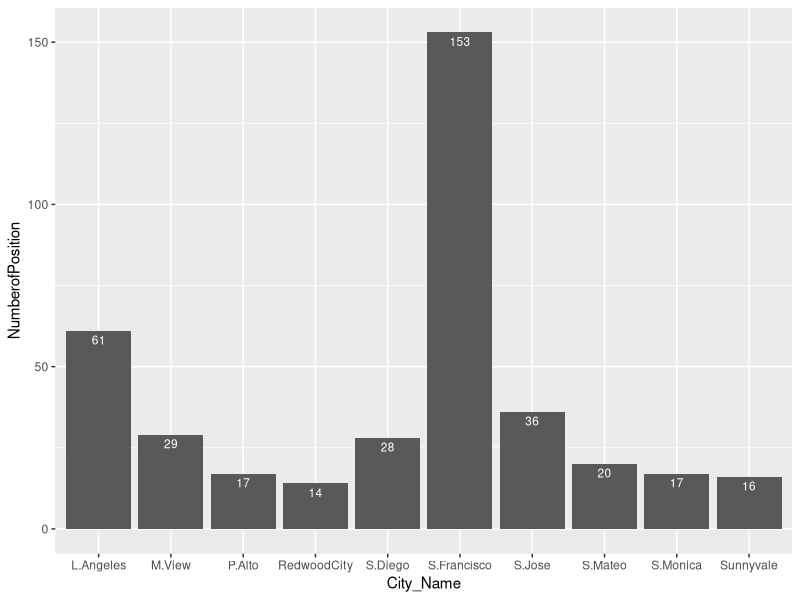
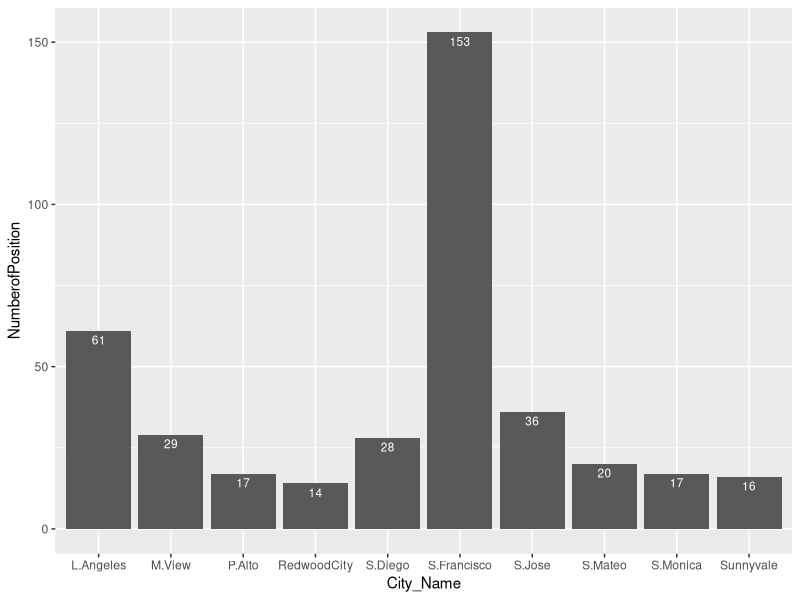
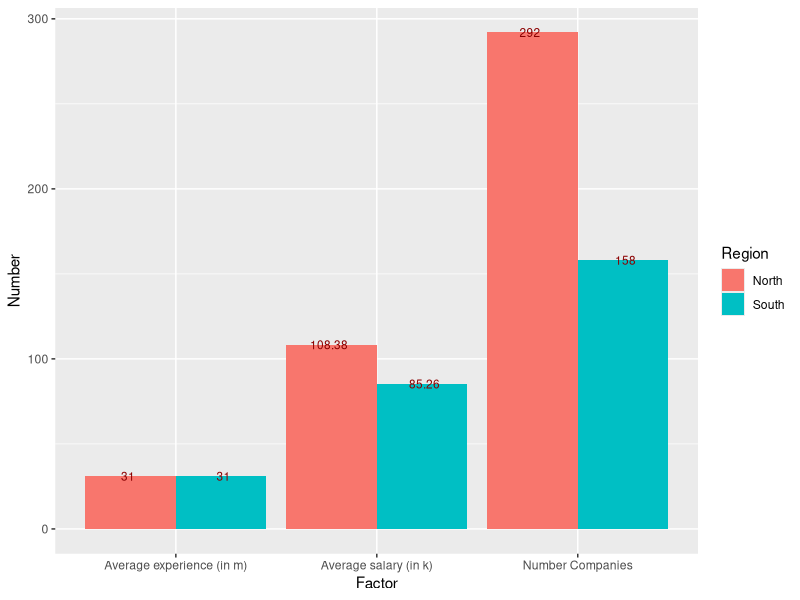
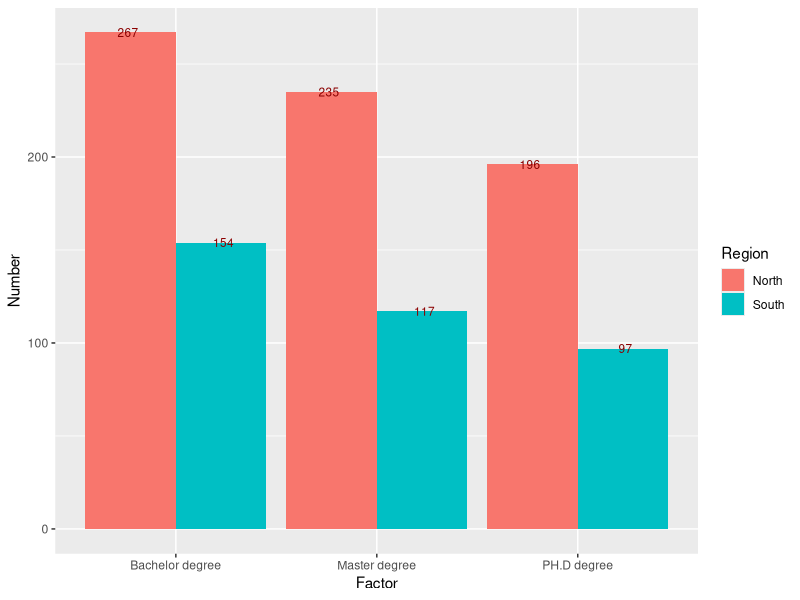
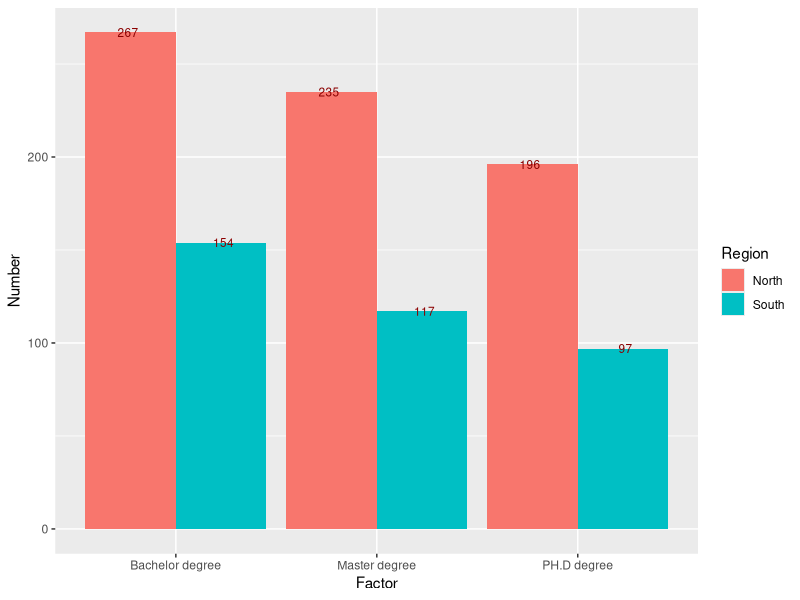
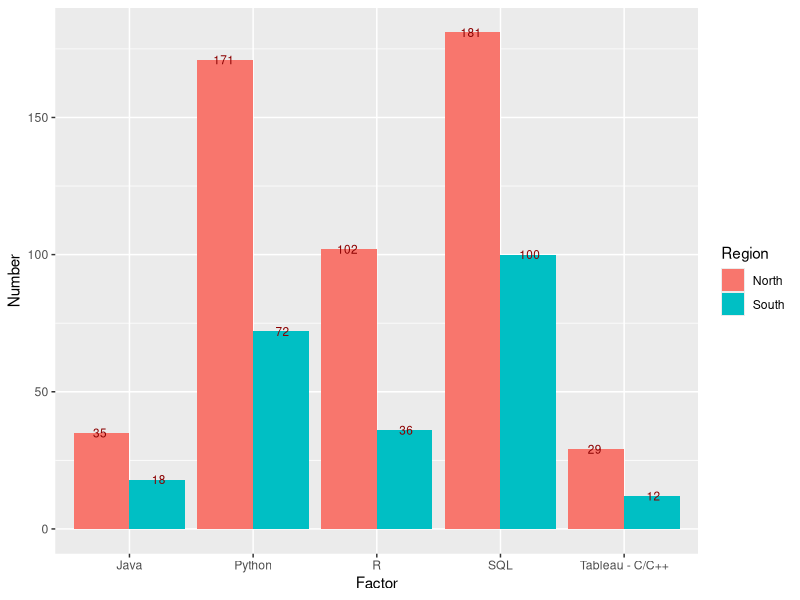
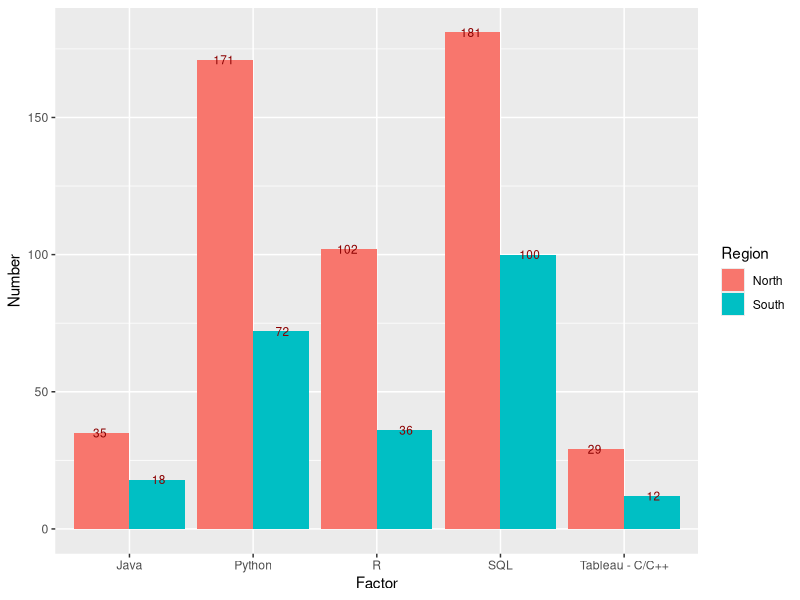
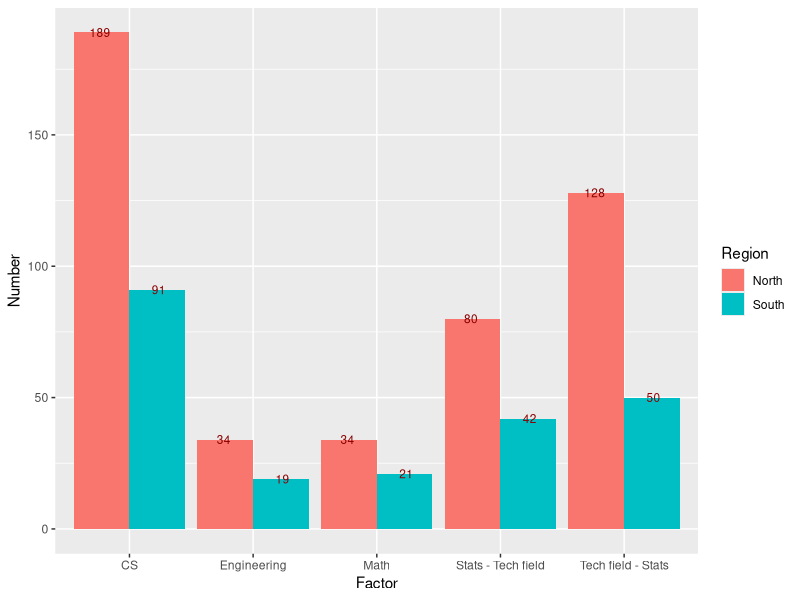

Reproduce these figures in R, in order.
## ---- chunk 1
pkg_list = c("ggplot2", "plyr", "stringr")
mia_pkgs = pkg_list[!(pkg_list %in% installed.packages()[,"Package"])]
if(length(mia_pkgs) > 0) install.packages(mia_pkgs)
loaded_pkgs = lapply(pkg_list, require, character.only=TRUE)
## ---- chunk 2
jdata = read.csv("datarelatedjobs.csv")
jdata$X = NULL
names(jdata)
summary(jdata)
str(jdata)
## ---- chunk 3
jdata$Preferred_mj1 = as.character(jdata$Preferred_mj1)
jdata$Preferred_mj2 = as.character(jdata$Preferred_mj2)

for(i in 1:length(jdata$Standing)){
  if(is.na(jdata$Standing[i])){
    jdata$Standing[i] = "All levels"
  }
} 
for(i in 1:length(jdata$Preferred_mj1)){
  if(is.na(jdata$Preferred_mj1[i])){
    jdata$Preferred_mj1[i] = "Data_related"
  }  
  if(is.na(jdata$Preferred_mj2[i])){
      jdata$Preferred_mj2[i] = "Data_related"
  }
} 
count(jdata$Preferred_mj2)[order(count(jdata$Preferred_mj2)$freq, decreasing = T),]
head(jdata,10)
## ---- chunk 4
ct_City = count(jdata$City)
topCity = ct_City[order(ct_City$freq, decreasing = T),]

tCitydf = data.frame(City_Name =  c("S.Francisco" , "L.Angeles" , "S.Jose" , "M.View" , "S.Diego", "S.Mateo" , "P.Alto", "S.Monica", "Sunnyvale" , "RedwoodCity"),
                     NumberofPosition = c(topCity$freq[1:10]))

city_plotg = ggplot(data = tCitydf, aes(x = City_Name, y = NumberofPosition)) + 
    geom_bar(stat = "identity", position=position_dodge()) +
    geom_text(aes(label = NumberofPosition), position = position_dodge(0.95), vjust= 1.5, color = "white", size = 3)
jpeg('city_plotg.jpg')
plot(city_plotg)
city_plotg
## ---- chunk 5
North_sub = jdata[which(jdata$Region == "North CA"),]
head(North_sub,5)
South_sub = jdata[which(jdata$Region == "South CA"),]
head(South_sub,5)
## ---- chunk 6
n_companies_north = rep(0, length(count(North_sub$Company)$freq))
n_companies_south = rep(0, length(count(South_sub$Company)$freq))

for(i in 1:length(count(North_sub$Company)$freq)){
  if(count(North_sub$Company)$freq[i] == 1){
    n_companies_north[i] = count(North_sub$Company)$freq[i] 
  } else{
    n_companies_north[i] = 1
  }
}

for(i in 1:length(count(South_sub$Company)$freq)){
  if(count(South_sub$Company)$freq[i] == 1){
    n_companies_south[i] = count(South_sub$Company)$freq[i] 
  } else{
    n_companies_south[i] = 1
  }
}
sum(n_companies_north)
sum(n_companies_south)
## ---- chunk 7
avg_exp_N = round(mean(North_sub$Min_exp)*12,0)
avg_exp_S = round(mean(South_sub$Min_exp)*12,0)
avg_exp_N
avg_exp_S
## ---- chunk 8
#Use NA.omit to omit to take out NA values then use mean function to find average
Omit_yr_salary_N = na.omit(North_sub$Est_min_avg_salary)
Omit_yr_salary_S = na.omit(South_sub$Est_min_avg_salary)
North_Est_min_salary = round(mean(Omit_yr_salary_N)/1000,2)
South_Est_min_salary = round(mean(Omit_yr_salary_S)/1000,2)

North_Est_min_salary
South_Est_min_salary
## ---- chunk 9
firstdf = data.frame(
          Region = rep(c("North", "South"), each = 3),
          Factor = rep(c("Average experience (in m)", "Average salary (in k)","Number Companies")),
          Number = c(avg_exp_N, North_Est_min_salary, sum(n_companies_north),
                     avg_exp_S, South_Est_min_salary, sum(n_companies_south)))

plotfirst = ggplot(data = firstdf, aes(x = Factor, y = Number, fill = Region)) + 
    geom_bar(stat = "identity", position=position_dodge()) +  
    geom_text(aes(label = Number), position = position_dodge(0.95), vjust=0.5, color = "darkred", size = 3)

#jpeg('plotfirst.jpg')
#plot(plotfirst)
plotfirst

## ---- chunk 10
#Nearly same as counting number of companies:
#Create 3 vectors: n_bach, n_master, n_phd to store the values.
#For this one we need to use stringr.
#Ex: All levels -> n_bach = n_bach + 1, n_master = n_master + 1, n_phd = n_phd + 1
#BS/MS ->  n_bach = n_bach + 1, n_master = n_master + 1 (Use  stringr so that we can get only BS or only MS)
Standing_sub = jdata[which(jdata$Standing != "NA"),]
North_sub_st = Standing_sub[which(Standing_sub$Region == "North CA"),]
South_sub_st = Standing_sub[which(Standing_sub$Region == "South CA"),]
## ---- chunk 11
n_bach_S = length(str_subset(South_sub_st$Standing, pattern = "^B")) + count(South_sub_st$Standing)$freq[which(count(South_sub_st$Standing) == "All levels")]  
n_bach_S

n_master_S = length(str_subset(South_sub_st$Standing, pattern = "^MS")) + length(str_subset(South_sub_st$Standing, pattern = "MS$")) + count(South_sub_st$Standing)$freq[which(count(South_sub_st$Standing) == "All levels")] - length(str_subset(South_sub_st$Standing, pattern = "^MS$"))
n_master_S

n_PH.D_S = length(str_subset(South_sub_st$standing, pattern = "^PH.D")) + length(str_subset(South_sub_st$Standing, pattern = "PH.D$")) + count(South_sub_st$Standing)$freq[which(count(South_sub_st$Standing) == "All levels")]
n_PH.D_S
## ---- chunk 12
n_bach_N = length(str_subset(North_sub_st$Standing, pattern = "^B")) + count(North_sub_st$Standing)$freq[which(count(North_sub_st$Standing) == "All levels")]  
n_bach_N

n_master_N = length(str_subset(North_sub_st$Standing, pattern = "^MS")) + length(str_subset(North_sub_st$Standing, pattern = "MS$")) + count(North_sub_st$Standing)$freq[which(count(North_sub_st$Standing) == "All levels")] - length(str_subset(North_sub_st$Standing, pattern = "^MS$"))
n_master_N

n_PH.D_N = length(str_subset(North_sub_st$standing, pattern = "^PH.D")) + length(str_subset(North_sub_st$Standing, pattern = "PH.D$")) + count(North_sub_st$Standing)$freq[which(count(North_sub_st$Standing) == "All levels")]
n_PH.D_N
## ---- chunk 13
secondtdf = data.frame(
          Region = rep(c("North", "South"), each = 3),
          Factor = rep(c("Bachelor degree", "Master degree","PH.D degree")),
          Number = c(n_bach_N, n_master_N, n_PH.D_N,
                     n_bach_S, n_master_S, n_PH.D_S))

plotsecond = ggplot(data = secondtdf, aes(x = Factor, y = Number, fill = Region)) + 
    geom_bar(stat = "identity", position=position_dodge()) +  
    geom_text(aes(label = Number), position = position_dodge(0.95), vjust=0.5, color = "darkred", size = 3)

jpeg('plotsecond.jpg')
plot(plotsecond)
plotsecond
## ---- chunk 14
count_order = function(col1, col2, order, top){
  ct1 = count(col1)
  ct2 = count(col2)
  if(order == "decreasing"){
    ct1_inc = ct1[order(ct1$freq, decreasing = T),]
    ct2_inc = ct2[order(ct2$freq, decreasing = T),]
    
    cl = length(ct1_inc$freq) - length(ct2_inc$freq)

    if(cl < 0){
      fresult = data.frame(Lang1 = c(as.character(ct1_inc$x), rep(NA,abs(cl))),
                            Freq1 = c(ct1_inc$freq, rep(NA,abs(cl))),
                            Lang2 = as.character(ct2_inc$x),
                            Freq2 = ct2_inc$freq)                  

    } else{
      fresult = data.frame(Lang1 = as.character(ct1_inc$x),
                            Freq1 = ct1_inc$freq,
                            Lang2 = c(as.character(ct2_inc$x), rep(NA,cl)),
                            Freq2 = c(ct2_inc$freq,rep(NA,cl)))         
      }
  }
  else{
    ct1_dec = ct1[order(ct1$freq, decreasing = F),]
    ct2_dec = ct2[order(ct2$freq, decreasing = F),]
    
    cl = length(ct1_dec$freq) - length(ct2_dec$freq)

    if(cl < 0){
      fresult = data.frame(Lang1 = c(as.character(ct1_dec$x), rep(NA,abs(cl))),
                            Freq1 = c(ct1_dec$freq, rep(NA,abs(cl))),
                            Lang2 = as.character(ct2_dec$x),
                            Freq2 = ct2_dec$freq)                  
    } else{
      fresult = data.frame(Lang1 = as.character(ct1_dec$x),
                            Freq1 = ct1_dec$freq,
                            Lang2 = c(as.character(ct2_dec$x), rep(NA,cl)),
                            Freq2 = c(ct2_dec$freq,rep(NA,cl))) 
    }
  }
  for(i in 1:15){
    for(j in 1:15){
      if(fresult$Lang1[i] == fresult$Lang2[j]){
        fresult$Freq1[i] = fresult$Freq1[i] + fresult$Freq2[j]
      }
    }
  }
  if(order == "decreasing"){
    res = fresult[order(fresult$Freq1, decreasing = T),]
  } else {
    res = fresult[order(fresult$Freq1, decreasing = F),]
  }
  return(res[1:top,1:2])
}

## ---- chunk 15
sl = count_order(South_sub_st$Preferred_lang1, South_sub_st$Preferred_lang2,"decreasing", 5)
nl = count_order(North_sub_st$Preferred_lang1, North_sub_st$Preferred_lang2,"decreasing", 5)
sl
nl
thirddf = data.frame(
          Region = rep(c("North", "South"), each = 5),
          Factor = rep(c("SQL", "Python", "R", "Java", "Tableau - C/C++"),2),
          Number = c(nl$Freq1[1], nl$Freq1[2], nl$Freq1[3], nl$Freq1[4], nl$Freq1[5], 
                     sl$Freq1[1], sl$Freq1[2], sl$Freq1[3], sl$Freq1[4], sl$Freq1[5]))

plotthird = ggplot(data = thirddf, aes(x = Factor, y = Number, fill = Region)) + 
    geom_bar(stat = "identity", position=position_dodge()) +  
    geom_text(aes(label = Number), position = position_dodge(0.95), vjust=0.5, color = "darkred", size = 3)

jpeg('plotthird.jpg')
plot(plotthird)
plotthird
## ---- chunk 16
n_cpp_North = length(str_subset(North_sub_st$Preferred_lang1, pattern = "^C\\++$")) +length(str_subset(North_sub_st$Preferred_lang2, pattern = "C\\++$"))

n_cpp_South = length(str_subset(South_sub_st$Preferred_lang1, pattern = "^C\\++$")) +length(str_subset(South_sub_st$Preferred_lang2, pattern = "C\\++$"))

n_java_South = length(str_subset(South_sub_st$Preferred_lang1, pattern = "^Java$")) +length(str_subset(South_sub_st$Preferred_lang2, pattern = "^Java$"))

n_java_North = length(str_subset(North_sub_st$Preferred_lang1, pattern = "^Java$")) +length(str_subset(North_sub_st$Preferred_lang2, pattern = "^Java$"))

n_Python_North = length(str_subset(North_sub_st$Preferred_lang1, pattern = "^Python$"))+length(str_subset(North_sub_st$Preferred_lang2, pattern = "^Python$"))

n_Python_South = length(str_subset(South_sub_st$Preferred_lang1, pattern = "^Python$"))  +length(str_subset(South_sub_st$Preferred_lang2, pattern ="^Python$"))

n_R_North = length(str_subset(North_sub_st$Preferred_lang1, pattern = "^R$")) +length(str_subset(North_sub_st$Preferred_lang2, pattern = "R$"))

n_R_South = length(str_subset(South_sub_st$Preferred_lang1, pattern = "^R$"))  +length(str_subset(South_sub_st$Preferred_lang2, pattern = "R$"))
n_R_South
n_SQL_North = length(str_subset(North_sub_st$Preferred_lang1, pattern = "^SQL$")) +length(str_subset(North_sub_st$Preferred_lang1, pattern = "/SQL$")) +length(str_subset(North_sub_st$Preferred_lang2, pattern = "^SQL$"))

n_SQL_South = length(str_subset(South_sub_st$Preferred_lang1, pattern = "^SQL$"))+ length(str_subset(South_sub_st$Preferred_lang1, pattern = "/SQL$"))+ length(str_subset(South_sub_st$Preferred_lang2, pattern = "^SQL$"))


res = cbind(nl,sl)
handwaydf = data.frame(NLang1 = c("SQL", "Python", "R", "Java", "C/C++"),
                       NFreg1 = c(n_SQL_North, n_Python_North, n_R_North, n_java_North, n_cpp_North),
                       SLang1 = c("SQL", "Python", "R", "Java", "C/C++"),
                       NLang1 = c(n_SQL_South, n_Python_South, n_R_South, n_java_South, n_cpp_South))
res
handwaydf
## ---- chunk 17
smj = count_order(South_sub_st$Preferred_mj1, South_sub_st$Preferred_mj2,"decreasing", 5)
nmj = count_order(North_sub_st$Preferred_mj1, North_sub_st$Preferred_mj2,"decreasing", 5)
smj
nmj
forthdf = data.frame(
          Region = rep(c("North", "South"), each = 5),
          Factor = rep(c("CS", "Tech field - Stats", "Stats - Tech field", "Math", "Engineering"),2), 
          Number = c(nmj$Freq1[1], nmj$Freq1[2], nmj$Freq1[3], nmj$Freq1[4], nmj$Freq1[5], 
                     smj$Freq1[1], smj$Freq1[2], smj$Freq1[3], smj$Freq1[4], smj$Freq1[5]))

plotforth = ggplot(data = forthdf, aes(x = Factor, y = Number, fill = Region)) + 
    geom_bar(stat = "identity", position=position_dodge()) +  
    geom_text(aes(label = Number), position = position_dodge(0.95), vjust=0.5, color = "darkred", size = 3)

jpeg('plotforth.jpg')
plot(plotforth)
plotforth


## ---- chunk 18
combinedf = data.frame(
          Region = rep(c("North", "South"), each = 6),
          Factor = c("XP_N(m)", "SalN(k)", "#CompN", "#Ba_N", "#Ma_N", "#PHD_N", "XP_S(m)", "SalS(k)", "#CompS", "#Ba_S", "#Ma_S", "#PHD_S"),
          Number = c(avg_exp_N, North_Est_min_salary, sum(n_companies_north), n_bach_N, n_master_N, n_PH.D_N, avg_exp_S, South_Est_min_salary, sum(n_companies_south), n_bach_S, n_master_S, n_PH.D_S))


plotcombine = ggplot(data = combinedf, aes(x = Factor, y = Number, fill = Region)) + 
    geom_bar(stat = "identity", position=position_dodge()) +  
    geom_text(aes(label = Number), position = position_dodge(0.95), vjust=0.5, color = "darkred", size = 3)
jpeg('plotcombine.jpg')
plot(plotcombine)
plotcombine
## ---- chunk 19
top20 = count_order(jdata$Preferred_lang1, jdata$Preferred_lang2,"decreasing", 20)
top20
## ---- chunk 20
for (i in 1:length(jdata$Standing)){
  if(!is.na(str_extract(jdata$Standing[i], pattern = "^B")) || !is.na(str_extract(jdata$Standing[i], pattern = "^A"))){
    jdata$Difficulty[i] = "Easy"
  } else if (!is.na(str_extract(jdata$Standing[i], pattern = "^M"))){
    jdata$Difficulty[i] = "Medium"
  } else if (!is.na(str_extract(jdata$Standing[i], pattern = "^P"))){
    jdata$Difficulty[i] = "Hard"
  }
}
## ---- chunk 21
find_company = function(Difficulty, Exp, Region,Language){
  Argu_y = jdata$Company[which(jdata$Difficulty == Difficulty)]
  Argu_x = jdata$Company[which(jdata$Min_exp <= Exp)]
  Argu_z = jdata$Company[which(jdata$Region == Region)]
  Argu_u1 = jdata$Company[which(jdata$Preferred_lang1 == Language)]
  Argu_u2 = jdata$Company[which(jdata$Preferred_lang2 == Language)]
  
  return(union(intersect(intersect(Argu_x,Argu_y),intersect(Argu_z,Argu_u1)),intersect(intersect(Argu_x,Argu_y),intersect(Argu_z,Argu_u2))))

}

find_company("Medium", 5, "South CA","R")
## ---- chunk 22
n_find_company = function(Difficulty, Exp, Region,Language){
a = jdata$Company[which(jdata$Difficulty == Difficulty),]
b = jdata$Company[which(jdata$Min_exp <= Exp),]
c = jdata$Company[which(jdata$Region == Region),]
d1 = jdata$Company[which(jdata$Preferred_lang1 == Language),]
d2 = jdata$Company[which(jdata$Preferred_lang2 == Language),]

pre_r1 = a[which(a$Min_exp <= Exp)]
nex_r1 = pre_r1[which(pre_r1$Region == Region)]
r1     = nex_r1[which(nex_r1$Preferred_lang1 == Language)]

pre_r2 = a[which(a$Min_exp <= Exp)]
nex_r2 = pre_r2[which(pre_r2$Region == Region)]
r2     = nex_r2[which(nex_r2$Preferred_lang2 == Language)]

rbind(r1,r2)
}
find_company("Medium", 5, "South CA","R")
## ---- chunk 23
major = count(jdata$Position)
count(North_sub_st$Position)

n_eng_north = length(str_subset(North_sub_st$Position, pattern = "^Data Engineer"))+length(str_subset(North_sub_st$Position, pattern = "Data Engineer$")) - length(str_subset(North_sub_st$Position, pattern = "^Data Engineer$"))

n_eng_north

n_eng_south = length(str_subset(South_sub_st$Position, pattern = "^Data Engineer"))+length(str_subset(South_sub_st$Position, pattern = "Data Engineer$")) - length(str_subset(South_sub_st$Position, pattern = "^Data Engineer$"))

n_eng_south

n_sci_north =  length(str_subset(North_sub_st$Position, pattern = "^Data Scientist"))+length(str_subset(North_sub_st$Position, pattern = "Data Scientist$")) - length(str_subset(North_sub_st$Position, pattern = "^Data Scientist$"))

n_sci_north

n_sci_south = length(str_subset(South_sub_st$Position, pattern = "^Data Scientist"))+length(str_subset(South_sub_st$Position, pattern = "Data Scientist$")) - length(str_subset(South_sub_st$Position, pattern = "^Data Scientist$"))

n_sci_south
## ---- chunk 24
P_data_fr = data.frame(Region = c("North","South","North","South"),
  Number = c(n_eng_north,n_eng_south,n_sci_north,n_sci_south),
  Factor = rep(c("Data Engineer","Data Scientist"),each = 2)
)

Plot_1 = ggplot(data = P_data_fr, aes(x = Factor, y = Number, fill = Region)) + 
    geom_bar(stat = "identity", position=position_dodge()) +  
    geom_text(aes(label = Number), position = position_dodge(0.95), vjust=0.5, color = "darkred", size = 3)

#jpeg('Plot_1.jpg')
#plot(Plot_1)
Plot_1
## ---- chunk 25
Standing_sub = jdata[which(jdata$Standing != "NA"),]
Eng_sub = Standing_sub[which(Standing_sub$Position == "Data Engineer"),]
Sci_sub = Standing_sub[which(Standing_sub$Position == "Data Scientist"),]
## ---- chunk 26
n_Python_Eng = length(str_subset(Eng_sub$Preferred_lang1, pattern = "Python"))+length(str_subset(Eng_sub$Preferred_lang2, pattern = "Python"))

n_Python_Eng

n_Python_Sci = length(str_subset(Sci_sub$Preferred_lang1, pattern = "Python"))+length(str_subset(Sci_sub$Preferred_lang2, pattern = "Python"))

n_Python_Sci

n_R_Eng = length(str_subset(Eng_sub$Preferred_lang1, pattern = "R"))+length(str_subset(Eng_sub$Preferred_lang2, pattern = "R"))

n_R_Eng

n_R_Sci = length(str_subset(Sci_sub$Preferred_lang1, pattern = "R"))+length(str_subset(Sci_sub$Preferred_lang2, pattern = "R"))

n_R_Sci

n_SQL_Eng = length(str_subset(Eng_sub$Preferred_lang1, pattern = "SQL"))+length(str_subset(Eng_sub$Preferred_lang2, pattern = "SQL"))

n_SQL_Eng

n_SQL_Sci = length(str_subset(Sci_sub$Preferred_lang1, pattern = "SQL"))+length(str_subset(Sci_sub$Preferred_lang2, pattern = "SQL"))

n_SQL_Sci
## ---- chunk 27
Lang_data_fr = data.frame( Factor =c("Python","R","SQL"),
      Position = rep(c("Data Scientist", "Data Engineer"),each = 3),
      Number =  c(n_Python_Sci,n_R_Sci,n_SQL_Sci,n_Python_Eng,n_R_Eng,n_SQL_Eng))

Plot_position = ggplot(data = Lang_data_fr, aes(x = Factor, y = Number, fill = Position)) + 
    geom_bar(stat = "identity", position=position_dodge()) +  
    geom_text(aes(label = Number), position = position_dodge(0.95), vjust=0.5, color = "darkred", size = 3)

#jpeg('Plot_position.jpg')
#plot(Plot_position)
Plot_position

## ---- chunk 28
#Use NA.omit to omit to take out NA values then use mean function to find average Salary 

Omit_yr_salary_N = na.omit(Eng_sub$Est_min_avg_salary)
Omit_yr_salary_S = na.omit(Sci_sub$Est_min_avg_salary)
Eng_Est_min_salary = round(mean(Omit_yr_salary_N)/1000,2)
Sci_Est_min_salary = round(mean(Omit_yr_salary_S)/1000,2)

Eng_Est_min_salary
Sci_Est_min_salary
## ---- chunk 29
sala_data_frame = data.frame(
  Position = rep(c("Data Scientist", "Data Engineer"),each = 1),
  Number = c(Sci_Est_min_salary,Eng_Est_min_salary),
  Factor = c("Data Scientist Salary","Data Engineer Salary"))
            
Plot_Salary = ggplot(data = sala_data_frame, aes(x = Factor, y = Number, fill = Position)) + 
    geom_bar(stat = "identity", position=position_dodge()) +  
    geom_text(aes(label = Number), position = position_dodge(0.95), vjust=0.5, color = "darkred", size = 3)

#jpeg('Plot_Salary.jpg')
#plot(Plot_Salary)
Plot_Salary
                             
## ---- chunk 30
intersect(Sci_sub$City,Eng_sub$City)
count(Sci_sub$City)
count(Eng_sub$City)

City_Eng_Sci = c("San Francisco","Santa Monica","Los Angeles")
## ---- chunk 31
n_Eng_San = length(str_subset(Eng_sub$City, pattern = "San Francisco"))

n_Eng_San

n_Sci_San = length(str_subset(Sci_sub$City, pattern = "San Francisco"))

n_Sci_San

n_Eng_Mon = length(str_subset(Eng_sub$City, pattern = "Santa Monica"))

n_Eng_Mon

n_Sci_Mon = length(str_subset(Sci_sub$City, pattern = "Santa Monica"))

n_Sci_Mon

n_Eng_Los = length(str_subset(Eng_sub$City, pattern = "Los Angeles"))

n_Eng_Los

n_Sci_Los = length(str_subset(Sci_sub$City, pattern = "Los Angeles"))

n_Sci_Los

## ---- chunk 32
City_Data_fr = data.frame (City = rep(c("San Francisco","Santa Monica","Los Angeles"),each = 2),
                    Factor = c("Data Scientist","Data Engineer"),
                    Number = c(n_Sci_San,n_Eng_San,n_Sci_Mon,n_Eng_Mon,n_Sci_Los,n_Eng_Los))

Plot_3 = ggplot(data = City_Data_fr, aes(x = Factor, y = Number, fill = City)) + 
    geom_bar(stat = "identity", position=position_dodge()) +  
    geom_text(aes(label = Number), position = position_dodge(0.95), vjust=0.5, color = "darkred", size = 3)

#jpeg('Plot_3.jpg')
#plot(Plot_3)
Plot_3
                
## ---- chunk 33
for(i in 1:length(jdata$Min_exp)){
  if(jdata$Min_exp[i] == 1 & !is.na(jdata$Est_min_avg_salary[i])){
    if(jdata$Est_min_avg_salary[i] >= 150000){
      jdata$Min_exp[i] = 4
    }
    else if(jdata$Est_min_avg_salary[i] >= 130000 &
            jdata$Est_min_avg_salary[i] <  150000){
      jdata$Min_exp[i] = 3
    }
    else if (jdata$Est_min_avg_salary[i] >= 100000 &
             jdata$Est_min_avg_salary[i] <  130000){
      jdata$Min_exp[i] = 2
    }
    else{jdata$Min_exp[i] = 1}
  } 
}
## ---- chunk 34
set.seed(2018)
result = jdata$Est_min_avg_salary[which.min(jdata$Est_min_avg_salary)]
for (i in 1:length(jdata$City))
if(count(jdata$City)$freq[which(count(jdata$City)$x == (jdata$City[i]))] > mean(count(jdata$City)$freq)){ 
  jdata$Jobs_density[i] = "High"
  jdata$City_Bonus[i] = round(rnorm(1, mean = result * 1.5, sd = 1500),1) 
} else {
  jdata$Jobs_density[i] = "Low"
  jdata$City_Bonus[i] = round(rnorm(1, mean = result * 1.45, sd = 1500),1) 
}
## ---- chunk 35
set.seed(2018)
for (i in 1:length(jdata$Position)){
  if(str_detect(jdata$Position[i], pattern = "Engineer")){
    jdata$Posi_Bonus[i] = round(rnorm(1, mean = 25000, sd = 1000),1)
  }  else if (str_detect(jdata$Position[i], pattern = "Scientist")){
    jdata$Posi_Bonus[i] = round(rnorm(1, mean = 22000, sd = 1000),1)
  }  else if (str_detect(jdata$Position[i], pattern = "Analyst")){
    jdata$Posi_Bonus[i] = round(rnorm(1, mean = 15000, sd = 1000),1)
  } else {
    jdata$Posi_Bonus[i] = round(rnorm(1, mean = 10000, sd = 1000),1)
  }
}

## ---- chunk 36
calc_salary = na.omit(jdata$Est_min_avg_salary)
avg_salary = mean(calc_salary[which(calc_salary >= 100000)])
salaryvsyear = lm(Est_min_avg_salary ~ Min_exp, data = jdata)
summary(salaryvsyear)
#Since the p-value for this model is very small it looks like the Min_exp is significant.
exp_multiplier = summary(salaryvsyear)$coef[2,1]
## ---- chunk 37
set.seed(2018)
for (i in 1:length(jdata$Min_exp)){
  if(is.na(jdata$Est_min_avg_salary[i])){
    jdata$Exp_Bonus[i] = round(exp_multiplier * jdata$Min_exp[i] / mean(jdata$Min_exp) ,1) 
  }  else if(!is.na(jdata$Est_min_avg_salary[i]) & jdata$Est_min_avg_salary[i] >= 100000){
    jdata$Exp_Bonus[i] = round(exp_multiplier * jdata$Min_exp[i] ,1) 
  }  else {
    jdata$Exp_Bonus[i] = round(exp_multiplier * jdata$Min_exp[i] /2 ,1) 
  }
}
head(jdata,50)

## ---- chunk 38
par(mfrow = c(1,3))
model1 = lm(Est_min_avg_salary ~ City_Bonus, data = jdata)
plot(jdata$Est_min_avg_salary ~ jdata$City_Bonus, main = "Salary vs City Bonus", xlab = "City Bonus", ylab = "Salary")
abline(model1)

model2 = lm(Est_min_avg_salary ~ Posi_Bonus, data = jdata)
plot(jdata$Est_min_avg_salary ~ jdata$Posi_Bonus, main = "Salary vs Position Bonus", xlab = "Position Bonus", ylab = "Salary")
abline(model2)

model3 = lm(Est_min_avg_salary ~ Exp_Bonus, data = jdata)
plot(jdata$Est_min_avg_salary ~ jdata$Exp_Bonus, main = "Salary vs Experience Bonus", xlab = "Experience Bonus", ylab = "Salary")
abline(model3)
## ---- chunk 39
fit_model = lm(Est_min_avg_salary ~ Exp_Bonus + City_Bonus + Posi_Bonus, data = jdata)
summary(fit_model)
## ---- chunk 40
full_model = lm(Est_min_avg_salary ~ Min_exp + Exp_Bonus + City_Bonus + Posi_Bonus, data = jdata)
sele_model = step(full_model, direction = "backward", trace = 0)
sele_model

## ---- chunk 41
for(i in 1:length(jdata$Est_min_avg_salary)){
  jdata$New_min_avg_salary[i] = jdata$City_Bonus[i] + jdata$Posi_Bonus[i] + jdata$Exp_Bonus[i]
}

## ---- chunk 42
model_compare = lm(Est_min_avg_salary ~ New_min_avg_salary, data = jdata)
plot(jdata$Est_min_avg_salary, jdata$New_min_avg_salary)
abline(model_compare)
## ---- chunk 43
for(i in 1:length(jdata$Region)){
  if(jdata$Region[i] == "North CA"){
    jdata$Region_Logic[i] = 1
  } else { 
    jdata$Region_Logic[i] = 0
  }
}
head(jdata,50)

## ---- chunk 44
fit_glm = glm(Region_Logic ~ Est_min_avg_salary, data = jdata, family = binomial)
fit_lm  =  lm(Region_Logic ~ Est_min_avg_salary, data = jdata)

qplot(jdata$Est_min_avg_salary, jdata$Region_Logic) + stat_smooth()
## ---- chunk 45
reg_interaction = glm(Region_Logic ~ Est_min_avg_salary + City_Bonus + Posi_Bonus + Exp_Bonus + Est_min_avg_salary:City_Bonus, family = binomial, data = jdata)
summary(reg_interaction) 
